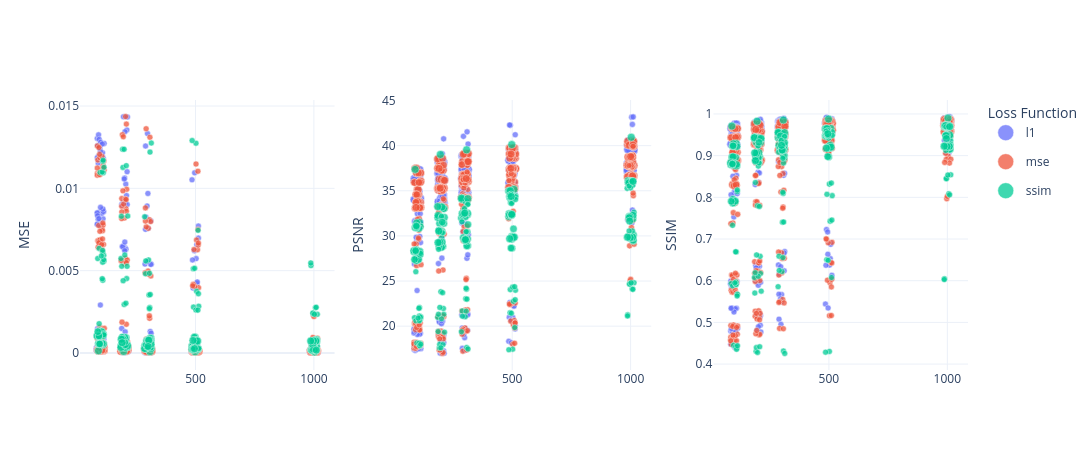

The notebook cell this image was saved under:
### Code cell
metrics = [
    ("mse", "std_mse", "MSE"),
    ("psnr", "std_psnr", "PSNR"),
    ("ssim", "std_ssim", "SSIM"),
]

rng = np.random.default_rng(0)

epoch_values = np.array(sorted({r.epochs for r in results}))
gap = np.diff(epoch_values).min() if len(epoch_values) > 1 else 1.0
half_width = 0.15 * gap
epochs = np.array([r.epochs for r in results], dtype=float)
x = epochs + rng.uniform(-half_width, half_width, len(results))


def to_seconds(t):
    if isinstance(t, (int, float)):
        return float(t)

    return t.hour * 3600 + t.minute * 60 + t.second + t.microsecond / 1e6


def fmt_hms(s):
    s = int(round(s))

    return f"{s // 3600}:{s % 3600 // 60:02d}:{s % 60:02d}"


losses = sorted({r.loss for r in results})
palette = px.colors.qualitative.Plotly
loss_color = {l: palette[i % len(palette)] for i, l in enumerate(losses)}
loss_arr = np.array([r.loss for r in results])

vram = np.array([r.vram for r in results], dtype=float)
max_px = 8
sizeref = 2 * vram.max() / max_px ** 2

base = np.array([
    [r.epochs, r.params_percent, r.loss, r.lr, r.distance,
     r.cell_size, r.knn_update_rate, fmt_hms(to_seconds(r.time)), r.vram]
    for r in results
], dtype=object)

hover_base = (
    "epochs: %{customdata[0]}<br>"
    "params: %{customdata[1]}%  ·  loss: %{customdata[2]}<br>"
    "lr: %{customdata[3]:.1e}  ·  distance: %{customdata[4]}<br>"
    "cell_size: %{customdata[5]}  ·  knn_rate: %{customdata[6]}<br>"
    "time: %{customdata[7]}  ·  vram: %{customdata[8]}<br>"
)

fig = make_subplots(rows=1, cols=len(metrics), horizontal_spacing=0.07)

for col, (attr, std_attr, label) in enumerate(metrics, start=1):
    y = np.array([getattr(r, attr) for r in results])
    std = np.array([getattr(r, std_attr) for r in results])
    custom = np.column_stack([base, std])

    for loss in losses:
        m = loss_arr == loss
        fig.add_trace(
            go.Scatter(
                x=x[m],
                y=y[m],
                mode="markers",
                name=loss,
                legendgroup=loss,
                showlegend=(col == 1),
                marker=dict(
                    color=loss_color[loss],
                    size=vram[m],
                    sizemode="area",
                    sizeref=sizeref,
                    sizemin=3,
                    opacity=0.75,
                    line=dict(width=0.5, color="white"),
                ),
                customdata=custom[m],
                hovertemplate=hover_base + f"{label}: %{{y:.4g}} ± %{{customdata[9]:.2g}}<extra></extra>",
            ),
            row=1, col=col,
        )
    fig.update_yaxes(title_text=label, row=1, col=col)

fig.update_layout(
    template="plotly_white",
    legend_title_text="Loss Function",
    height=450,
    width=1800,
)

fig.show()

### Figure 1 — Plotly figure (JSON) as saved in the notebook; plotly's stock layout.template omitted (floating-point values rounded to 4 significant figures; data arrays with more than 128 entries replaced by an {"elided": "..."} marker saying what was removed)
{"data": [{"customdata": {"elided": "495x10 mixed values"}, "hovertemplate": "epochs: %{customdata[0]}<br>params: %{customdata[1]}%  ·  loss: %{customdata[2]}<br>lr: %{customdata[3]:.1e}  ·  distance: %{customdata[4]}<br>cell_size: %{customdata[5]}  ·  knn_rate: %{customdata[6]}<br>time: %{customdata[7]}  ·  vram: %{customdata[8]}<br>MSE: %{y:.4g} ± %{customdata[9]:.2g}<extra></extra>", "legendgroup": "l1", "marker": {"color": "#636EFA", "line": {"color": "white", "width": 0.5}, "opacity": 0.75, "size": {"elided": "495 float values"}, "sizemin": 3, "sizemode": "area", "sizeref": 430100000.0}, "mode": "markers", "name": "l1", "showlegend": true, "x": {"elided": "495 float values"}, "y": {"elided": "495 float values"}, "type": "scatter", "xaxis": "x", "yaxis": "y"}, {"customdata": {"elided": "480x10 mixed values"}, "hovertemplate": "epochs: %{customdata[0]}<br>params: %{customdata[1]}%  ·  loss: %{customdata[2]}<br>lr: %{customdata[3]:.1e}  ·  distance: %{customdata[4]}<br>cell_size: %{customdata[5]}  ·  knn_rate: %{customdata[6]}<br>time: %{customdata[7]}  ·  vram: %{customdata[8]}<br>MSE: %{y:.4g} ± %{customdata[9]:.2g}<extra></extra>", "legendgroup": "mse", "marker": {"color": "#EF553B", "line": {"color": "white", "width": 0.5}, "opacity": 0.75, "size": {"elided": "480 float values"}, "sizemin": 3, "sizemode": "area", "sizeref": 430100000.0}, "mode": "markers", "name": "mse", "showlegend": true, "x": {"elided": "480 float values"}, "y": {"elided": "480 float values"}, "type": "scatter", "xaxis": "x", "yaxis": "y"}, {"customdata": {"elided": "230x10 mixed values"}, "hovertemplate": "epochs: %{customdata[0]}<br>params: %{customdata[1]}%  ·  loss: %{customdata[2]}<br>lr: %{customdata[3]:.1e}  ·  distance: %{customdata[4]}<br>cell_size: %{customdata[5]}  ·  knn_rate: %{customdata[6]}<br>time: %{customdata[7]}  ·  vram: %{customdata[8]}<br>MSE: %{y:.4g} ± %{customdata[9]:.2g}<extra></extra>", "legendgroup": "ssim", "marker": {"color": "#00CC96", "line": {"color": "white", "width": 0.5}, "opacity": 0.75, "size": {"elided": "230 float values"}, "sizemin": 3, "sizemode": "area", "sizeref": 430100000.0}, "mode": "markers", "name": "ssim", "showlegend": true, "x": {"elided": "230 float values"}, "y": {"elided": "230 float values"}, "type": "scatter", "xaxis": "x", "yaxis": "y"}, {"customdata": {"elided": "495x10 mixed values"}, "hovertemplate": "epochs: %{customdata[0]}<br>params: %{customdata[1]}%  ·  loss: %{customdata[2]}<br>lr: %{customdata[3]:.1e}  ·  distance: %{customdata[4]}<br>cell_size: %{customdata[5]}  ·  knn_rate: %{customdata[6]}<br>time: %{customdata[7]}  ·  vram: %{customdata[8]}<br>PSNR: %{y:.4g} ± %{customdata[9]:.2g}<extra></extra>", "legendgroup": "l1", "marker": {"color": "#636EFA", "line": {"color": "white", "width": 0.5}, "opacity": 0.75, "size": {"elided": "495 float values"}, "sizemin": 3, "sizemode": "area", "sizeref": 430100000.0}, "mode": "markers", "name": "l1", "showlegend": false, "x": {"elided": "495 float values"}, "y": {"elided": "495 float values"}, "type": "scatter", "xaxis": "x2", "yaxis": "y2"}, {"customdata": {"elided": "480x10 mixed values"}, "hovertemplate": "epochs: %{customdata[0]}<br>params: %{customdata[1]}%  ·  loss: %{customdata[2]}<br>lr: %{customdata[3]:.1e}  ·  distance: %{customdata[4]}<br>cell_size: %{customdata[5]}  ·  knn_rate: %{customdata[6]}<br>time: %{customdata[7]}  ·  vram: %{customdata[8]}<br>PSNR: %{y:.4g} ± %{customdata[9]:.2g}<extra></extra>", "legendgroup": "mse", "marker": {"color": "#EF553B", "line": {"color": "white", "width": 0.5}, "opacity": 0.75, "size": {"elided": "480 float values"}, "sizemin": 3, "sizemode": "area", "sizeref": 430100000.0}, "mode": "markers", "name": "mse", "showlegend": false, "x": {"elided": "480 float values"}, "y": {"elided": "480 float values"}, "type": "scatter", "xaxis": "x2", "yaxis": "y2"}, {"customdata": {"elided": "230x10 mixed values"}, "hovertemplate": "epochs: %{customdata[0]}<br>params: %{customdata[1]}%  ·  loss: %{customdata[2]}<br>lr: %{customdata[3]:.1e}  ·  distance: %{customdata[4]}<br>cell_size: %{customdata[5]}  ·  knn_rate: %{customdata[6]}<br>time: %{customdata[7]}  ·  vram: %{customdata[8]}<br>PSNR: %{y:.4g} ± %{customdata[9]:.2g}<extra></extra>", "legendgroup": "ssim", "marker": {"color": "#00CC96", "line": {"color": "white", "width": 0.5}, "opacity": 0.75, "size": {"elided": "230 float values"}, "sizemin": 3, "sizemode": "area", "sizeref": 430100000.0}, "mode": "markers", "name": "ssim", "showlegend": false, "x": {"elided": "230 float values"}, "y": {"elided": "230 float values"}, "type": "scatter", "xaxis": "x2", "yaxis": "y2"}, {"customdata": {"elided": "495x10 mixed values"}, "hovertemplate": "epochs: %{customdata[0]}<br>params: %{customdata[1]}%  ·  loss: %{customdata[2]}<br>lr: %{customdata[3]:.1e}  ·  distance: %{customdata[4]}<br>cell_size: %{customdata[5]}  ·  knn_rate: %{customdata[6]}<br>time: %{customdata[7]}  ·  vram: %{customdata[8]}<br>SSIM: %{y:.4g} ± %{customdata[9]:.2g}<extra></extra>", "legendgroup": "l1", "marker": {"color": "#636EFA", "line": {"color": "white", "width": 0.5}, "opacity": 0.75, "size": {"elided": "495 float values"}, "sizemin": 3, "sizemode": "area", "sizeref": 430100000.0}, "mode": "markers", "name": "l1", "showlegend": false, "x": {"elided": "495 float values"}, "y": {"elided": "495 float values"}, "type": "scatter", "xaxis": "x3", "yaxis": "y3"}, {"customdata": {"elided": "480x10 mixed values"}, "hovertemplate": "epochs: %{customdata[0]}<br>params: %{customdata[1]}%  ·  loss: %{customdata[2]}<br>lr: %{customdata[3]:.1e}  ·  distance: %{customdata[4]}<br>cell_size: %{customdata[5]}  ·  knn_rate: %{customdata[6]}<br>time: %{customdata[7]}  ·  vram: %{customdata[8]}<br>SSIM: %{y:.4g} ± %{customdata[9]:.2g}<extra></extra>", "legendgroup": "mse", "marker": {"color": "#EF553B", "line": {"color": "white", "width": 0.5}, "opacity": 0.75, "size": {"elided": "480 float values"}, "sizemin": 3, "sizemode": "area", "sizeref": 430100000.0}, "mode": "markers", "name": "mse", "showlegend": false, "x": {"elided": "480 float values"}, "y": {"elided": "480 float values"}, "type": "scatter", "xaxis": "x3", "yaxis": "y3"}, {"customdata": {"elided": "230x10 mixed values"}, "hovertemplate": "epochs: %{customdata[0]}<br>params: %{customdata[1]}%  ·  loss: %{customdata[2]}<br>lr: %{customdata[3]:.1e}  ·  distance: %{customdata[4]}<br>cell_size: %{customdata[5]}  ·  knn_rate: %{customdata[6]}<br>time: %{customdata[7]}  ·  vram: %{customdata[8]}<br>SSIM: %{y:.4g} ± %{customdata[9]:.2g}<extra></extra>", "legendgroup": "ssim", "marker": {"color": "#00CC96", "line": {"color": "white", "width": 0.5}, "opacity": 0.75, "size": {"elided": "230 float values"}, "sizemin": 3, "sizemode": "area", "sizeref": 430100000.0}, "mode": "markers", "name": "ssim", "showlegend": false, "x": {"elided": "230 float values"}, "y": {"elided": "230 float values"}, "type": "scatter", "xaxis": "x3", "yaxis": "y3"}], "layout": {"xaxis": {"anchor": "y", "domain": [0.0, 0.2867]}, "yaxis": {"anchor": "x", "domain": [0.0, 1.0], "title": {"text": "MSE"}}, "xaxis2": {"anchor": "y2", "domain": [0.3567, 0.6433]}, "yaxis2": {"anchor": "x2", "domain": [0.0, 1.0], "title": {"text": "PSNR"}}, "xaxis3": {"anchor": "y3", "domain": [0.7133, 1.0]}, "yaxis3": {"anchor": "x3", "domain": [0.0, 1.0], "title": {"text": "SSIM"}}, "legend": {"title": {"text": "Loss Function"}}, "height": 450, "width": 1800}}
